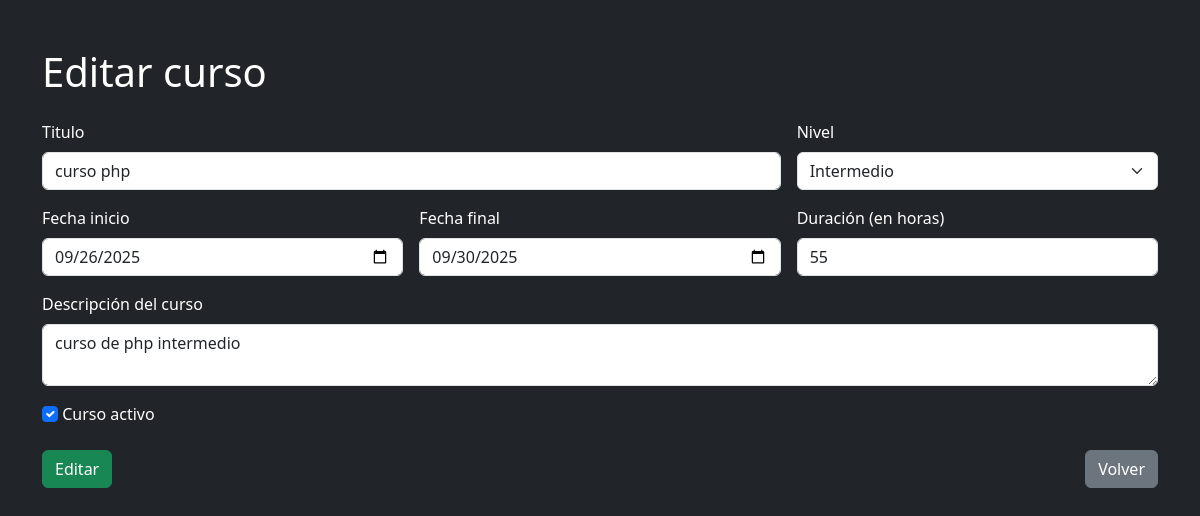
The page /editar.php?id=19 on the database its author committed.
### tables this page shows
CREATE TABLE IF NOT EXISTS `cursos` (
  `id` int(11) NOT NULL AUTO_INCREMENT,
  `titulo` varchar(120) NOT NULL,
  `descripcion` text DEFAULT NULL,
  `duracionHoras` int(11) NOT NULL,
  `nivel` enum('BASICO','MEDIO','AVANZADO') NOT NULL,
  `fechaInicio` date NOT NULL,
  `fechaFin` date NOT NULL,
  `publicado` tinyint(4) NOT NULL DEFAULT 0,
  `createdAt` datetime NOT NULL,
  `updatedAt` datetime NOT NULL,
  PRIMARY KEY (`id`)
);

### editar.php (the view, shortened to what this page needs)
<?php
require 'conexion.php';
$id=filter_input(INPUT_POST,'id',FILTER_VALIDATE_INT)?:filter_input(INPUT_GET,'id',FILTER_VALIDATE_INT);
$sql="SELECT * FROM cursos WHERE id=?";
$stmt=$pdo->prepare($sql);
$stmt->execute([$id]);
$u=$stmt->fetch();
?>
<!doctype html>
<html lang="es">
<head>
    <link href="https://cdn.jsdelivr.net/npm/bootstrap@5.3.8/dist/css/bootstrap.min.css" rel="stylesheet">
    <link rel="stylesheet" href="https://cdnjs.cloudflare.com/ajax/libs/bootstrap-icons/1.13.1/font/bootstrap-icons.min.css" />
</head>
<body class="bg-dark text-white">
    <div class="container py-5">
        <h1 class="mb-4">
            Editar curso
        </h1>
        <form class="row g-3 needs-validation" novalidate method="post">
            <div class="col-md-8">
                <label for="titulo" class="form-label">Titulo</label>
                <input type="text" class="form-control" id="titulo" value="<?= htmlspecialchars($u['titulo']??'') ?>" required name="titulo">
            </div>
            <div class="col-md-4">
                <label for="nivel" class="form-label">Nivel</label>
                <select class="form-select" id="nivel" name="nivel">
                    <option value="MEDIO" <?= ($u['nivel'] ?? '') === 'MEDIO' ? 'selected' : '' ?>>Intermedio</option>
                </select>
            </div>
            <div class="col-md-4">
                <label for="fechaInicio" class="form-label">Fecha inicio</label>
                <input type="date" class="form-control" id="fechaInicio" value="<?= htmlspecialchars($u['fechaInicio']??'') ?>" required name="fechaInicio">
            </div>
            <div class="col-md-4">
                <label for="fechaFin" class="form-label">Fecha final</label>
                <input type="date" class="form-control" id="fechaFin" value="<?= htmlspecialchars($u['fechaFin']??'') ?>" required name="fechaFin">
            </div>
            <div class="col-md-4">
                <label for="duracionHoras" class="form-label">Duración (en horas)</label>
                <input type="number" class="form-control" id="duracionHoras" value="<?= htmlspecialchars($u['duracionHoras']??'') ?>" required name="duracionHoras">
            </div>
            <div class="col-md-12">
                <label for="descripcion" class="form-label">Descripción del curso</label>
                <textarea  class="form-control" id="descripcion" required name="descripcion"><?= htmlspecialchars($u['descripcion']??'') ?></textarea>
            </div>
            <div class="col-md-4">
                <input type="checkbox" class="form-check-input" id="publicado" value="1" name="publicado" <?= ($u['publicado'] ?? '') == '1' ? 'checked' : '' ?>>
                <label for="publicado" class="form-label">Curso activo</label>
            </div>
            <div class="col-12 d-flex justify-content-between">
                <button class="btn btn-success" type="submit">
                    Editar
                </button>
                <a class="btn btn-secondary" href="index.php">
                    Volver
                </a>
            </div>
        </form>
    </div>
</body>
</html>

### rows shown on the page
cursos: titulo "curso php", nivel "Intermedio", fechaInicio "09/26/2025", fechaFin "09/30/2025", duracionHoras "55", descripcion "curso de php intermedio", publicado "☑"
